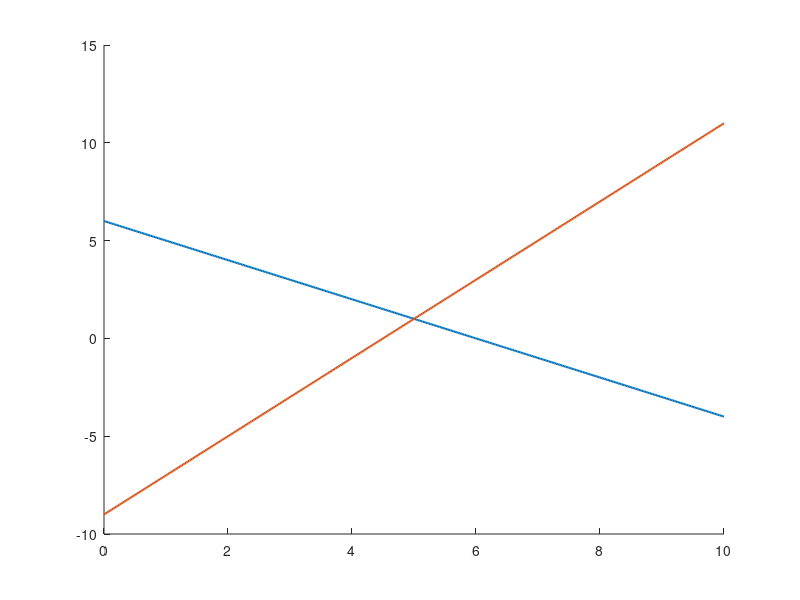

Write MATLAB code to recreate this figure. (Note: this script raises an error after producing the figure.)
clc
clear all

c = [3 -5];
a = [1 1;2 -1];
b = [6; 9];

z = @(x1,x2) 3*x1 -5*x2;
c1 = @(x1,x2) x1+x2-6;
c2 = @(x1,x2) 2*x1-x2-9;


figure
hold on
x1 = linspace(0,10,400);

for i=1:size(a,1)
    if(a(i,2) ~= 0)
        x2 = (b(i)-a(i,1)*x1)/a(i,2);
        plot(x1,x2, 'LineWidth',1.5);
    else
        x_val = b(i)/a(i,1);
        xline(x_val, 'LineWidth',1.5);
    end
end

yline(0, 'k', 'LineWidth',1.5);
xlabel("x1");
ylabel("x2");
title("Feasible Region");
grid on

A = [a; eye(2)];
B = [b;0;0];
m = size(A,1);
pt = [];

for i=1:m
    for j=i+1:m
        AA = [A(i,:); A(j,:)];
        BB = [B(i); B(j)];
        x = AA\BB;
        pt = [pt x];
    end
end

pt = unique(pt', 'rows')';
FP = [];
Z = [];

pt

for i=1:size(pt,2)
    x1 = pt(1,i);
    x2 = pt(2,i);
    if c1(x1,x2) <= 0 && ...
        c2(x1,x2) <= 0 && ...
        x1>=0 && x2>=0
        FP = [FP pt(:,i)];
        Z = [Z z(x1,x2)];
        plot(x1,x2,'*r','MarkerSize',10);
    end
end

hold off

FP
Z


[Zmin, idx] = min(Z);
optimal_point = FP(:, idx);

optimal_point
Zmin